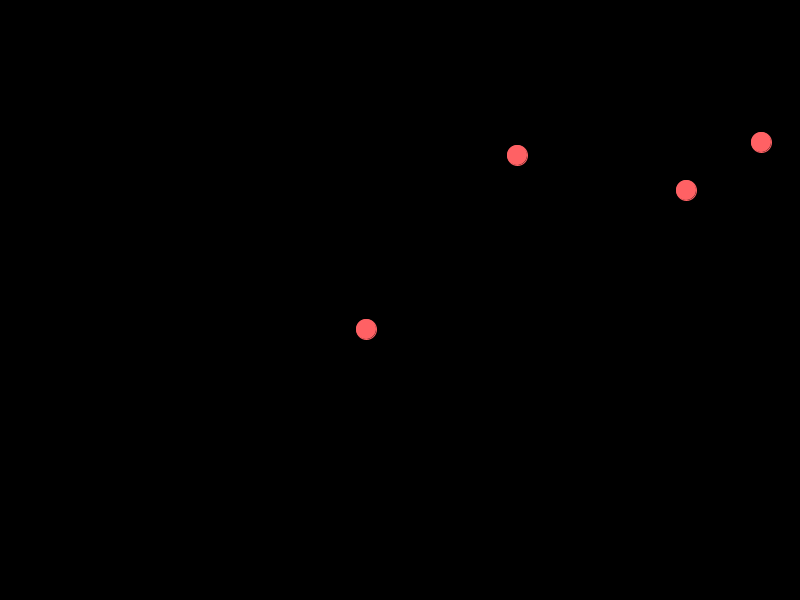
Frame 1 (no input)
Frame 60 (the mouse pressed at the canvas centre just before this capture): identical to frame 1, image omitted
Frame 120 (the mouse held since frame 60 and released just before this capture): identical to frame 1, image omitted

The Processing sketch that drew this single still picture (run headless with seeded random() and noise(); from frame 60 on, the mouse is pressed at the canvas centre):

// Processing sketch: bezierDrawing
// ── bezierDrawing.pde
ArrayList bezierCurves = new ArrayList();
int r = 10;
int[] selected = {-1, -1};

class Point {
  int x, y;
  
  Point(int tx, int ty) {
    x = tx;
    y = ty;
  }
  
  void draw() {
    stroke(255, 97, 100);
    fill(255, 97, 100);
    ellipse(x, y, 2*r, 2*r);
  }
  
  Boolean selected() {
    float d = sqrt((x-mouseX)*(x-mouseX) + (y-mouseY)*(y-mouseY));
    if (d<r) {
      return true;
    } else {
      return false;
    }
  }
}

class bezierCurve {
  
  Point[] points = new Point[4];
  
  bezierCurve() {
    for (int x=0;x<4;x++) {
      points[x] =new Point(int(random(width)), int(random(height)));
    }
  }
  
  void drawCurve() {
    noFill();
    bezier(points[0].x, points[0].y, points[1].x, points[1].y, points[2].x, points[2].y, points[3].x, points[3].y);
  }
  
  void drawPoints() {
    for (int x=0;x<4;x++) {
      ellipse(points[x].x, points[x].y, r, r);
    }
  }
  
  void draw() {
    stroke(255);
    line(points[0].x, points[0].y, points[1].x, points[1].y);
    line(points[2].x, points[2].y, points[3].x, points[3].y);
    bezier(points[0].x, points[0].y, points[1].x, points[1].y, points[2].x, points[2].y, points[3].x, points[3].y);
  }
  
  boolean update() {
    boolean found = false;
    for (int x=0;x<4;x++) {
      if (points[x].selected() == true) {
        selected[1] = x;
        found = true;
      }
    }
    return found;
  }
}

void addBezierCurve() {
  ArrayList test = new ArrayList();
  for (int z=0;z<4; z++) {
    test.add(new Point(int(random(width)), int(random(height))));
  }
  bezierCurves.add(test);
}

void setup() {
  size(800, 600);
  
  ArrayList test = new ArrayList();
  for (int z=0;z<4; z++) {
    test.add(new Point(int(random(width)), int(random(height))));
  }
  bezierCurves.add(test);
}

void draw() {
  
  background(0);
  
  for (int b=0; b<bezierCurves.size(); b++) {
    ArrayList tempL = (ArrayList) bezierCurves.get(b);
    for (int z=0;z<4; z++) {
      Point tempP = (Point) tempL.get(z);
      if (mousePressed == true && selected[0] == b && selected[1] == z) {
        tempP.x = mouseX;
        tempP.y = mouseY;
      }
      tempP.draw();
    }
  }
}

void mousePressed() {
  selected[0] = -1;
  
  for (int b=0; b<bezierCurves.size(); b++) {
    ArrayList tempL = (ArrayList) bezierCurves.get(b);
    for (int z=0;z<4; z++) {
      Point tempP = (Point) tempL.get(z);
      if (tempP.selected() == true) {
        selected[0] = b;
        selected[1] = z;
      }
    }  
  }
}

void keyPressed() {
  if (key == ' ') {
    addBezierCurve();
  }
}
